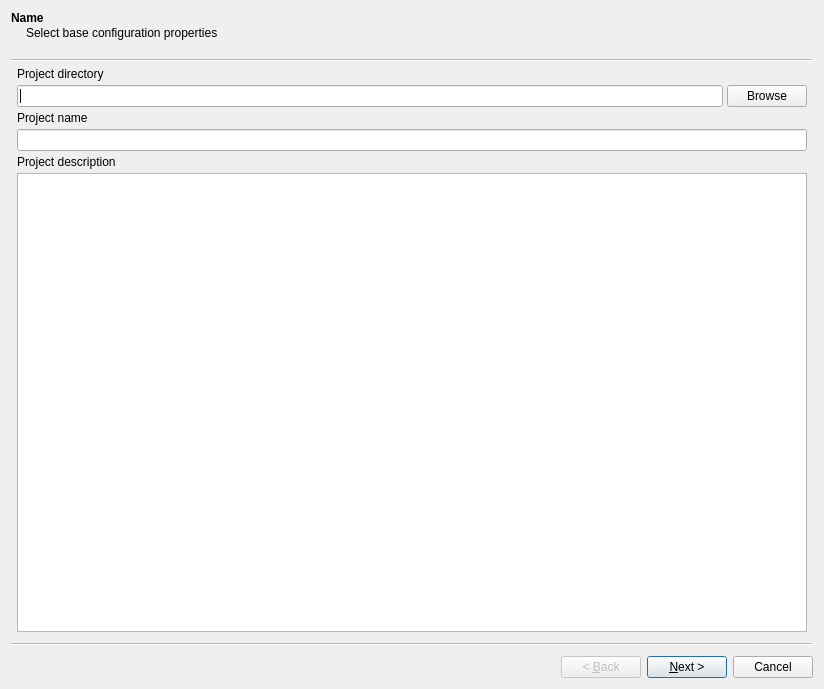
<?xml version="1.0" encoding="UTF-8"?>
<ui version="4.0">
 <class>UCreateConfigurationWizardWidget</class>
 <widget class="QWizard" name="UCreateConfigurationWizardWidget">
  <property name="geometry">
   <rect>
    <x>0</x>
    <y>0</y>
    <width>824</width>
    <height>689</height>
   </rect>
  </property>
  <property name="windowTitle">
   <string>Wizard</string>
  </property>
  <property name="titleFormat">
   <enum>Qt::AutoText</enum>
  </property>
  <widget class="QWizardPage" name="wizardPage1">
   <property name="title">
    <string>Name</string>
   </property>
   <property name="subTitle">
    <string>Select base configuration properties</string>
   </property>
   <layout class="QVBoxLayout" name="verticalLayout">
    <property name="spacing">
     <number>4</number>
    </property>
    <property name="leftMargin">
     <number>0</number>
    </property>
    <property name="topMargin">
     <number>0</number>
    </property>
    <property name="rightMargin">
     <number>0</number>
    </property>
    <property name="bottomMargin">
     <number>0</number>
    </property>
    <item>
     <widget class="QLabel" name="labelProjectDirectory">
      <property name="text">
       <string>Project directory</string>
      </property>
     </widget>
    </item>
    <item>
     <layout class="QHBoxLayout" name="horizontalLayout">
      <property name="spacing">
       <number>4</number>
      </property>
      <item>
       <widget class="QLineEdit" name="lineEditProjectDirectory"/>
      </item>
      <item>
       <widget class="QPushButton" name="pushButtonBrowseProjectDirectory">
        <property name="text">
         <string>Browse</string>
        </property>
       </widget>
      </item>
     </layout>
    </item>
    <item>
     <widget class="QLabel" name="labelProjectName">
      <property name="text">
       <string>Project name</string>
      </property>
     </widget>
    </item>
    <item>
     <widget class="QLineEdit" name="lineEditProjectName"/>
    </item>
    <item>
     <widget class="QLabel" name="label">
      <property name="text">
       <string>Project description</string>
      </property>
     </widget>
    </item>
    <item>
     <widget class="QPlainTextEdit" name="plainTextEditProjectDescription"/>
    </item>
   </layout>
  </widget>
  <widget class="QWizardPage" name="wizardPage2">
   <property name="title">
    <string>Model</string>
   </property>
   <layout class="QVBoxLayout" name="verticalLayout_4">
    <property name="spacing">
     <number>0</number>
    </property>
    <property name="leftMargin">
     <number>0</number>
    </property>
    <property name="topMargin">
     <number>0</number>
    </property>
    <property name="rightMargin">
     <number>0</number>
    </property>
    <property name="bottomMargin">
     <number>0</number>
    </property>
    <item>
     <layout class="QVBoxLayout" name="verticalLayout_2">
      <property name="spacing">
       <number>4</number>
      </property>
      <property name="bottomMargin">
       <number>0</number>
      </property>
      <item>
       <layout class="QHBoxLayout" name="horizontalLayout_8">
        <property name="rightMargin">
         <number>0</number>
        </property>
        <property name="bottomMargin">
         <number>0</number>
        </property>
        <item>
         <widget class="QLabel" name="label_2">
          <property name="text">
           <string>Channels configuration</string>
          </property>
         </widget>
        </item>
        <item>
         <spacer name="horizontalSpacer_2">
          <property name="orientation">
           <enum>Qt::Horizontal</enum>
          </property>
          <property name="sizeHint" stdset="0">
           <size>
            <width>40</width>
            <height>20</height>
           </size>
          </property>
         </spacer>
        </item>
        <item>
         <widget class="QLabel" name="label_3">
          <property name="text">
           <string>Channels Number</string>
          </property>
         </widget>
        </item>
        <item>
         <widget class="QSpinBox" name="spinBoxChannelsNumber">
          <property name="minimum">
           <number>1</number>
          </property>
         </widget>
        </item>
       </layout>
      </item>
      <item>
       <widget class="Line" name="line">
        <property name="lineWidth">
         <number>2</number>
        </property>
        <property name="orientation">
         <enum>Qt::Horizontal</enum>
        </property>
       </widget>
      </item>
      <item>
       <widget class="QCheckBox" name="checkBoxSettingToAllChannels">
        <property name="text">
         <string>Apply settings to all channels</string>
        </property>
       </widget>
      </item>
      <item>
       <widget class="QGroupBox" name="groupBox_5">
        <property name="title">
         <string>Channel Properties</string>
        </property>
        <layout class="QHBoxLayout" name="horizontalLayout_9">
         <property name="spacing">
          <number>4</number>
         </property>
         <property name="leftMargin">
          <number>0</number>
         </property>
         <property name="topMargin">
          <number>0</number>
         </property>
         <property name="rightMargin">
          <number>0</number>
         </property>
         <property name="bottomMargin">
          <number>0</number>
         </property>
         <item>
          <widget class="QListWidget" name="listWidgetChannels">
           <property name="maximumSize">
            <size>
             <width>100</width>
             <height>16777215</height>
            </size>
           </property>
           <property name="currentRow">
            <number>0</number>
           </property>
           <item>
            <property name="text">
             <string>0</string>
            </property>
           </item>
          </widget>
         </item>
         <item>
          <layout class="QVBoxLayout" name="verticalLayout_5">
           <property name="spacing">
            <number>4</number>
           </property>
           <property name="topMargin">
            <number>0</number>
           </property>
           <property name="bottomMargin">
            <number>0</number>
           </property>
           <item>
            <widget class="QGroupBox" name="groupBox_6">
             <property name="title">
              <string>Model selection</string>
             </property>
             <property name="flat">
              <bool>false</bool>
             </property>
             <layout class="QHBoxLayout" name="horizontalLayout_10">
              <property name="leftMargin">
               <number>0</number>
              </property>
              <property name="topMargin">
               <number>0</number>
              </property>
              <property name="rightMargin">
               <number>0</number>
              </property>
              <property name="bottomMargin">
               <number>0</number>
              </property>
              <item>
               <widget class="QRadioButton" name="radioButtonMSPredefinedModel">
                <property name="text">
                 <string>Predefined model</string>
                </property>
               </widget>
              </item>
              <item>
               <widget class="QRadioButton" name="radioButtonMSFromComponent">
                <property name="text">
                 <string>From component</string>
                </property>
               </widget>
              </item>
              <item>
               <widget class="QRadioButton" name="radioButtonMSFromFile">
                <property name="text">
                 <string>From file</string>
                </property>
               </widget>
              </item>
              <item>
               <spacer name="horizontalSpacer_3">
                <property name="orientation">
                 <enum>Qt::Horizontal</enum>
                </property>
                <property name="sizeHint" stdset="0">
                 <size>
                  <width>40</width>
                  <height>20</height>
                 </size>
                </property>
               </spacer>
              </item>
             </layout>
            </widget>
           </item>
           <item>
            <widget class="QFrame" name="frame">
             <property name="frameShape">
              <enum>QFrame::StyledPanel</enum>
             </property>
             <property name="frameShadow">
              <enum>QFrame::Raised</enum>
             </property>
             <property name="lineWidth">
              <number>1</number>
             </property>
             <layout class="QHBoxLayout" name="horizontalLayout_13">
              <property name="spacing">
               <number>0</number>
              </property>
              <property name="leftMargin">
               <number>0</number>
              </property>
              <property name="topMargin">
               <number>0</number>
              </property>
              <property name="rightMargin">
               <number>0</number>
              </property>
              <property name="bottomMargin">
               <number>0</number>
              </property>
              <item>
               <widget class="QFrame" name="framePredefinedModel">
                <layout class="QVBoxLayout" name="verticalLayout_6">
                 <item>
                  <layout class="QHBoxLayout" name="horizontalLayout_18">
                   <property name="rightMargin">
                    <number>0</number>
                   </property>
                   <property name="bottomMargin">
                    <number>0</number>
                   </property>
                   <item>
                    <widget class="QLabel" name="label_4">
                     <property name="text">
                      <string>Select prdefined model id </string>
                     </property>
                    </widget>
                   </item>
                   <item>
                    <widget class="QSpinBox" name="spinBoxPredefinedmModelID">
                     <property name="maximum">
                      <number>999</number>
                     </property>
                    </widget>
                   </item>
                   <item>
                    <spacer name="horizontalSpacer_4">
                     <property name="orientation">
                      <enum>Qt::Horizontal</enum>
                     </property>
                     <property name="sizeHint" stdset="0">
                      <size>
                       <width>40</width>
                       <height>20</height>
                      </size>
                     </property>
                    </spacer>
                   </item>
                  </layout>
                 </item>
                 <item>
                  <widget class="QListView" name="listViewPredefinedStructures"/>
                 </item>
                 <item>
                  <spacer name="verticalSpacer">
                   <property name="orientation">
                    <enum>Qt::Vertical</enum>
                   </property>
                   <property name="sizeHint" stdset="0">
                    <size>
                     <width>20</width>
                     <height>40</height>
                    </size>
                   </property>
                  </spacer>
                 </item>
                </layout>
               </widget>
              </item>
              <item>
               <widget class="QFrame" name="frameFromComponent">
                <layout class="QHBoxLayout" name="horizontalLayoutFromComponent">
                 <property name="leftMargin">
                  <number>1</number>
                 </property>
                </layout>
               </widget>
              </item>
              <item>
               <widget class="QFrame" name="frameFromFile">
                <layout class="QVBoxLayout" name="verticalLayout_7">
                 <property name="leftMargin">
                  <number>1</number>
                 </property>
                 <item>
                  <layout class="QHBoxLayout" name="horizontalLayout_19" stretch="2,0,0">
                   <item>
                    <widget class="QLineEdit" name="lineEditModelFromFile"/>
                   </item>
                   <item>
                    <widget class="QPushButton" name="pushButtonBrowseModel">
                     <property name="text">
                      <string>Browse</string>
                     </property>
                    </widget>
                   </item>
                   <item>
                    <spacer name="horizontalSpacer_5">
                     <property name="orientation">
                      <enum>Qt::Horizontal</enum>
                     </property>
                     <property name="sizeHint" stdset="0">
                      <size>
                       <width>40</width>
                       <height>20</height>
                      </size>
                     </property>
                    </spacer>
                   </item>
                  </layout>
                 </item>
                 <item>
                  <spacer name="verticalSpacer_2">
                   <property name="orientation">
                    <enum>Qt::Vertical</enum>
                   </property>
                   <property name="sizeHint" stdset="0">
                    <size>
                     <width>20</width>
                     <height>40</height>
                    </size>
                   </property>
                  </spacer>
                 </item>
                </layout>
               </widget>
              </item>
             </layout>
            </widget>
           </item>
           <item>
            <widget class="QGroupBox" name="groupBox_2">
             <property name="title">
              <string>Project type</string>
             </property>
             <property name="alignment">
              <set>Qt::AlignLeading|Qt::AlignLeft|Qt::AlignVCenter</set>
             </property>
             <layout class="QHBoxLayout" name="horizontalLayout_4">
              <property name="leftMargin">
               <number>0</number>
              </property>
              <property name="topMargin">
               <number>0</number>
              </property>
              <property name="rightMargin">
               <number>0</number>
              </property>
              <property name="bottomMargin">
               <number>0</number>
              </property>
              <item>
               <widget class="QRadioButton" name="radioButtonPTUniversal">
                <property name="text">
                 <string>Universal</string>
                </property>
               </widget>
              </item>
              <item>
               <widget class="QRadioButton" name="radioButtonPTVideoAnalysis">
                <property name="text">
                 <string>Video analysis</string>
                </property>
               </widget>
              </item>
              <item>
               <widget class="QRadioButton" name="radioButtonPTModeling">
                <property name="text">
                 <string>Modeling</string>
                </property>
               </widget>
              </item>
             </layout>
            </widget>
           </item>
           <item>
            <widget class="QGroupBox" name="groupBox_7">
             <property name="title">
              <string>Time step duration</string>
             </property>
             <layout class="QHBoxLayout" name="horizontalLayout_14">
              <property name="leftMargin">
               <number>0</number>
              </property>
              <property name="topMargin">
               <number>0</number>
              </property>
              <property name="rightMargin">
               <number>0</number>
              </property>
              <property name="bottomMargin">
               <number>0</number>
              </property>
              <item>
               <widget class="QLabel" name="label_5">
                <property name="text">
                 <string>T (Default) = 1./</string>
                </property>
               </widget>
              </item>
              <item>
               <widget class="QLineEdit" name="lineEditTimeStepDurationDefault">
                <property name="text">
                 <string/>
                </property>
               </widget>
              </item>
              <item>
               <widget class="QLabel" name="label_6">
                <property name="text">
                 <string>T (Global) = 1./</string>
                </property>
               </widget>
              </item>
              <item>
               <widget class="QLineEdit" name="lineEditTimeStepDurationGlobal"/>
              </item>
              <item>
               <spacer name="horizontalSpacer_6">
                <property name="orientation">
                 <enum>Qt::Horizontal</enum>
                </property>
                <property name="sizeHint" stdset="0">
                 <size>
                  <width>40</width>
                  <height>20</height>
                 </size>
                </property>
               </spacer>
              </item>
             </layout>
            </widget>
           </item>
           <item>
            <widget class="QGroupBox" name="groupBox_8">
             <property name="title">
              <string>Calculation Mode</string>
             </property>
             <layout class="QHBoxLayout" name="horizontalLayout_15">
              <property name="leftMargin">
               <number>0</number>
              </property>
              <property name="topMargin">
               <number>0</number>
              </property>
              <property name="rightMargin">
               <number>0</number>
              </property>
              <property name="bottomMargin">
               <number>0</number>
              </property>
              <item>
               <widget class="QRadioButton" name="radioButtonCMSimple">
                <property name="text">
                 <string>Simple</string>
                </property>
               </widget>
              </item>
              <item>
               <widget class="QRadioButton" name="radioButtonCMRealTime">
                <property name="text">
                 <string>Real-Time</string>
                </property>
               </widget>
              </item>
              <item>
               <widget class="QRadioButton" name="radioButtonCMBySignal">
                <property name="text">
                 <string>By Signal</string>
                </property>
               </widget>
              </item>
              <item>
               <widget class="QRadioButton" name="radioButtonCMFastest">
                <property name="text">
                 <string>Fastest</string>
                </property>
               </widget>
              </item>
             </layout>
            </widget>
           </item>
           <item>
            <widget class="QFrame" name="frameMaxCalcModelTime">
             <property name="frameShape">
              <enum>QFrame::StyledPanel</enum>
             </property>
             <property name="frameShadow">
              <enum>QFrame::Raised</enum>
             </property>
             <layout class="QHBoxLayout" name="horizontalLayout_20" stretch="0,1,2">
              <property name="leftMargin">
               <number>0</number>
              </property>
              <property name="topMargin">
               <number>0</number>
              </property>
              <property name="rightMargin">
               <number>0</number>
              </property>
              <property name="bottomMargin">
               <number>0</number>
              </property>
              <item>
               <widget class="QLabel" name="label_7">
                <property name="text">
                 <string>Max calculation model time: </string>
                </property>
               </widget>
              </item>
              <item>
               <widget class="QLineEdit" name="lineEditMaxCalculationModelTime"/>
              </item>
              <item>
               <spacer name="horizontalSpacer_9">
                <property name="orientation">
                 <enum>Qt::Horizontal</enum>
                </property>
                <property name="sizeHint" stdset="0">
                 <size>
                  <width>40</width>
                  <height>20</height>
                 </size>
                </property>
               </spacer>
              </item>
             </layout>
            </widget>
           </item>
           <item>
            <widget class="QGroupBox" name="groupBox_9">
             <property name="title">
              <string>Min Intersteps Interval (ms)</string>
             </property>
             <layout class="QHBoxLayout" name="horizontalLayout_16" stretch="1,3">
              <property name="leftMargin">
               <number>0</number>
              </property>
              <property name="topMargin">
               <number>0</number>
              </property>
              <property name="rightMargin">
               <number>0</number>
              </property>
              <property name="bottomMargin">
               <number>0</number>
              </property>
              <item>
               <widget class="QLineEdit" name="lineEditMinInterstepInterval"/>
              </item>
              <item>
               <spacer name="horizontalSpacer_7">
                <property name="orientation">
                 <enum>Qt::Horizontal</enum>
                </property>
                <property name="sizeHint" stdset="0">
                 <size>
                  <width>507</width>
                  <height>20</height>
                 </size>
                </property>
               </spacer>
              </item>
             </layout>
            </widget>
           </item>
           <item>
            <layout class="QHBoxLayout" name="horizontalLayout_17">
             <property name="topMargin">
              <number>0</number>
             </property>
             <item>
              <widget class="QCheckBox" name="checkBoxCPInitAfterLoad">
               <property name="text">
                <string>Init after load</string>
               </property>
              </widget>
             </item>
             <item>
              <widget class="QCheckBox" name="checkBoxCPResetAfterLoad">
               <property name="text">
                <string>Reset after load</string>
               </property>
              </widget>
             </item>
             <item>
              <widget class="QCheckBox" name="checkBoxCPDebug">
               <property name="text">
                <string>Debug</string>
               </property>
              </widget>
             </item>
             <item>
              <spacer name="horizontalSpacer_8">
               <property name="orientation">
                <enum>Qt::Horizontal</enum>
               </property>
               <property name="sizeHint" stdset="0">
                <size>
                 <width>40</width>
                 <height>20</height>
                </size>
               </property>
              </spacer>
             </item>
            </layout>
           </item>
          </layout>
         </item>
        </layout>
       </widget>
      </item>
     </layout>
    </item>
   </layout>
  </widget>
  <widget class="QWizardPage" name="wizardPage3">
   <property name="title">
    <string>Additionals</string>
   </property>
   <layout class="QVBoxLayout" name="verticalLayout_3">
    <item>
     <widget class="QGroupBox" name="groupBox">
      <property name="title">
       <string>Project mode</string>
      </property>
      <property name="alignment">
       <set>Qt::AlignLeading|Qt::AlignLeft|Qt::AlignVCenter</set>
      </property>
      <layout class="QHBoxLayout" name="horizontalLayout_3">
       <item>
        <widget class="QRadioButton" name="radioButtonSimplePM">
         <property name="text">
          <string>Simple</string>
         </property>
         <property name="checked">
          <bool>true</bool>
         </property>
        </widget>
       </item>
       <item>
        <widget class="QRadioButton" name="radioButtonServerPM">
         <property name="text">
          <string>Server</string>
         </property>
        </widget>
       </item>
      </layout>
     </widget>
    </item>
    <item>
     <widget class="QGroupBox" name="groupBox_3">
      <property name="title">
       <string>Multi-threading mode</string>
      </property>
      <property name="alignment">
       <set>Qt::AlignLeading|Qt::AlignLeft|Qt::AlignVCenter</set>
      </property>
      <layout class="QHBoxLayout" name="horizontalLayout_5">
       <item>
        <widget class="QRadioButton" name="radioButtonSingleThread">
         <property name="text">
          <string>Single thread</string>
         </property>
        </widget>
       </item>
       <item>
        <widget class="QRadioButton" name="radioButtonMultiThreads">
         <property name="text">
          <string>Multi threads</string>
         </property>
         <property name="checked">
          <bool>true</bool>
         </property>
        </widget>
       </item>
      </layout>
     </widget>
    </item>
    <item>
     <widget class="QGroupBox" name="groupBox_4">
      <property name="title">
       <string>Calculation time source</string>
      </property>
      <property name="alignment">
       <set>Qt::AlignLeading|Qt::AlignLeft|Qt::AlignVCenter</set>
      </property>
      <layout class="QHBoxLayout" name="horizontalLayout_6">
       <item>
        <widget class="QRadioButton" name="radioButtonSystemTime">
         <property name="text">
          <string>System time</string>
         </property>
         <property name="checked">
          <bool>true</bool>
         </property>
        </widget>
       </item>
       <item>
        <widget class="QRadioButton" name="radioButtonExternalDataTime">
         <property name="text">
          <string>External data time</string>
         </property>
        </widget>
       </item>
      </layout>
     </widget>
    </item>
    <item>
     <layout class="QHBoxLayout" name="horizontalLayout_2">
      <item>
       <widget class="QCheckBox" name="checkBoxAutosaveProject">
        <property name="text">
         <string>Autosave</string>
        </property>
       </widget>
      </item>
      <item>
       <widget class="QCheckBox" name="checkBoxAutosaveStates">
        <property name="text">
         <string>Autosave States</string>
        </property>
       </widget>
      </item>
      <item>
       <widget class="QCheckBox" name="checkBoxLogEvents">
        <property name="text">
         <string>Log Events</string>
        </property>
       </widget>
      </item>
      <item>
       <widget class="QCheckBox" name="checkBoxSDiasbleStopVS">
        <property name="text">
         <string>Disable Stop Video Source</string>
        </property>
       </widget>
      </item>
      <item>
       <spacer name="horizontalSpacer">
        <property name="orientation">
         <enum>Qt::Horizontal</enum>
        </property>
        <property name="sizeHint" stdset="0">
         <size>
          <width>40</width>
          <height>20</height>
         </size>
        </property>
       </spacer>
      </item>
     </layout>
    </item>
   </layout>
  </widget>
 </widget>
 <resources/>
 <connections/>
</ui>
